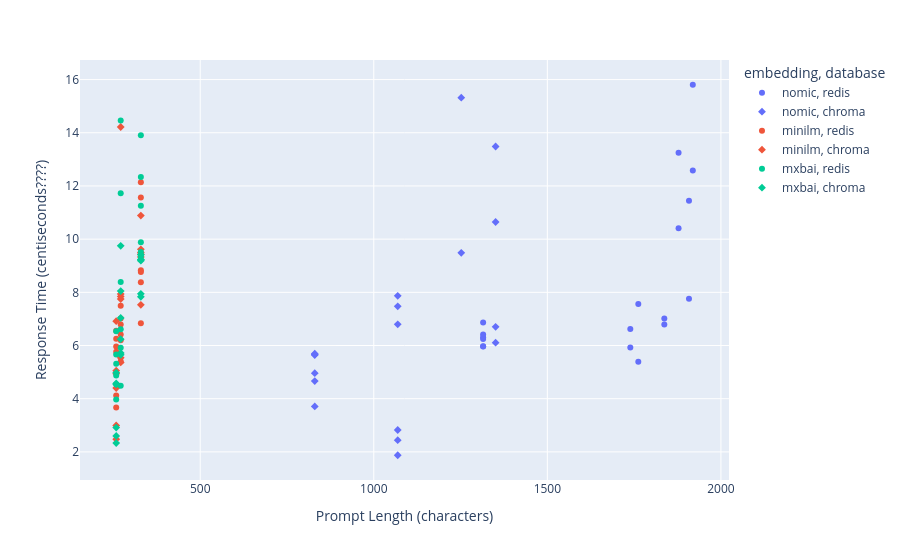

Source (notebook cell):
### Code cell
fig = px.scatter(df, x='prompt_length', y='response_time_sec', 
                 color='embedding', symbol='database',
                #  template='plotly_white'
                 )
fig.update_layout(xaxis_title='Prompt Length (characters)',
                  yaxis_title='Response Time (centiseconds????)',)
fig

### Figure 1 — Plotly figure (JSON) as saved in the notebook; plotly's stock layout.template omitted (floating-point values rounded to 4 significant figures)
{"data": [{"hovertemplate": "embedding=nomic<br>database=redis<br>prompt_length=%{x}<br>response_time_sec=%{y}<extra></extra>", "legendgroup": "nomic, redis", "marker": {"color": "#636efa", "symbol": "circle"}, "mode": "markers", "name": "nomic, redis", "orientation": "v", "showlegend": true, "type": "scatter", "x": [1908, 1908, 1762, 1762, 1315, 1315, 1878, 1878, 1739, 1739, 1315, 1315, 1919, 1919, 1837, 1837, 1315, 1315], "xaxis": "x", "y": [11.45, 7.761, 5.387, 7.561, 6.417, 5.975, 13.25, 10.41, 5.922, 6.622, 6.313, 6.865, 15.81, 12.58, 7.013, 6.79, 6.249, 5.966], "yaxis": "y"}, {"hovertemplate": "embedding=nomic<br>database=chroma<br>prompt_length=%{x}<br>response_time_sec=%{y}<extra></extra>", "legendgroup": "nomic, chroma", "marker": {"color": "#636efa", "symbol": "diamond"}, "mode": "markers", "name": "nomic, chroma", "orientation": "v", "showlegend": true, "type": "scatter", "x": [1252, 1252, 1069, 1069, 830, 830, 1351, 1351, 1069, 1069, 830, 830, 1351, 1351, 1069, 1069, 830, 830], "xaxis": "x", "y": [15.32, 9.485, 6.798, 1.874, 4.664, 5.64, 10.64, 6.106, 7.474, 2.439, 5.665, 4.959, 13.48, 6.703, 7.867, 2.824, 5.692, 3.71], "yaxis": "y"}, {"hovertemplate": "embedding=minilm<br>database=redis<br>prompt_length=%{x}<br>response_time_sec=%{y}<extra></extra>", "legendgroup": "minilm, redis", "marker": {"color": "#EF553B", "symbol": "circle"}, "mode": "markers", "name": "minilm, redis", "orientation": "v", "showlegend": true, "type": "scatter", "x": [329, 329, 271, 271, 258, 258, 329, 329, 271, 271, 258, 258, 329, 329, 271, 271, 258, 258], "xaxis": "x", "y": [6.84, 12.14, 5.406, 6.794, 6.554, 3.669, 8.765, 8.828, 7.492, 6.198, 6.255, 4.122, 11.56, 8.377, 6.418, 7.016, 5.766, 5.964], "yaxis": "y"}, {"hovertemplate": "embedding=minilm<br>database=chroma<br>prompt_length=%{x}<br>response_time_sec=%{y}<extra></extra>", "legendgroup": "minilm, chroma", "marker": {"color": "#EF553B", "symbol": "diamond"}, "mode": "markers", "name": "minilm, chroma", "orientation": "v", "showlegend": true, "type": "scatter", "x": [329, 329, 271, 271, 258, 258, 329, 329, 271, 271, 258, 258, 329, 329, 271, 271, 258, 258], "xaxis": "x", "y": [9.502, 7.531, 5.366, 5.54, 4.403, 5.053, 9.437, 10.89, 7.848, 7.934, 6.917, 2.994, 9.333, 9.616, 14.22, 7.748, 4.941, 2.479], "yaxis": "y"}, {"hovertemplate": "embedding=mxbai<br>database=redis<br>prompt_length=%{x}<br>response_time_sec=%{y}<extra></extra>", "legendgroup": "mxbai, redis", "marker": {"color": "#00cc96", "symbol": "circle"}, "mode": "markers", "name": "mxbai, redis", "orientation": "v", "showlegend": true, "type": "scatter", "x": [329, 329, 271, 271, 258, 258, 329, 329, 271, 271, 258, 258, 329, 329, 271, 271, 258, 258], "xaxis": "x", "y": [12.34, 9.346, 5.916, 6.612, 5.658, 4.872, 13.91, 9.881, 11.72, 4.491, 6.532, 5.313, 11.26, 9.513, 8.388, 14.46, 3.97, 4.54], "yaxis": "y"}, {"hovertemplate": "embedding=mxbai<br>database=chroma<br>prompt_length=%{x}<br>response_time_sec=%{y}<extra></extra>", "legendgroup": "mxbai, chroma", "marker": {"color": "#00cc96", "symbol": "diamond"}, "mode": "markers", "name": "mxbai, chroma", "orientation": "v", "showlegend": true, "type": "scatter", "x": [329, 329, 271, 271, 258, 258, 329, 329, 271, 271, 258, 258, 329, 329, 271, 271, 258, 258], "xaxis": "x", "y": [7.946, 7.832, 5.721, 6.24, 4.575, 2.602, 9.239, 9.416, 9.748, 8.046, 4.541, 2.331, 9.223, 9.192, 5.649, 7.039, 4.979, 2.916], "yaxis": "y"}], "layout": {"legend": {"title": {"text": "embedding, database"}, "tracegroupgap": 0}, "margin": {"t": 60}, "xaxis": {"anchor": "y", "domain": [0, 1], "title": {"text": "Prompt Length (characters)"}}, "yaxis": {"anchor": "x", "domain": [0, 1], "title": {"text": "Response Time (centiseconds????)"}}}}
